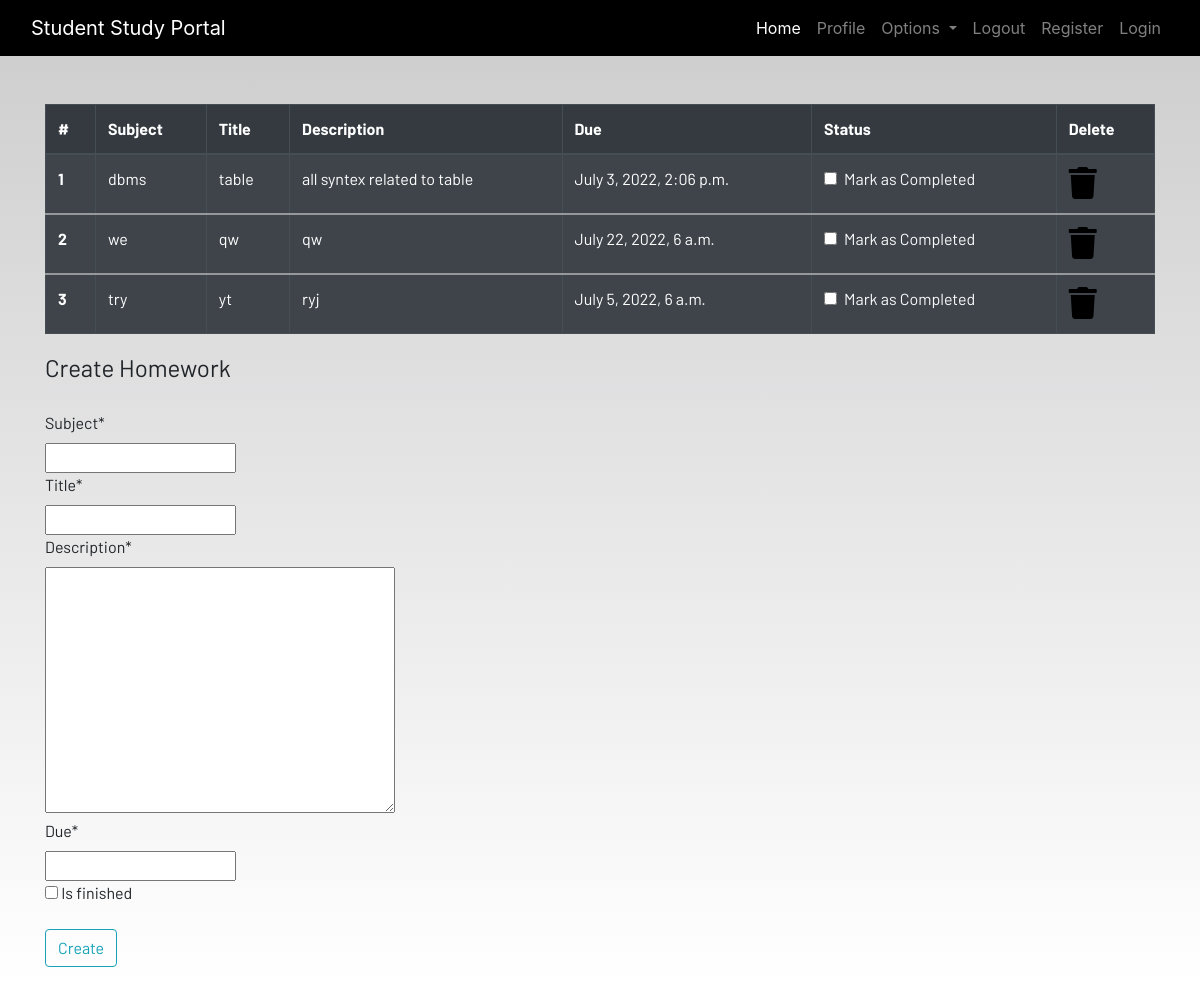
The page /homework (signed in) on the database as committed earlier.
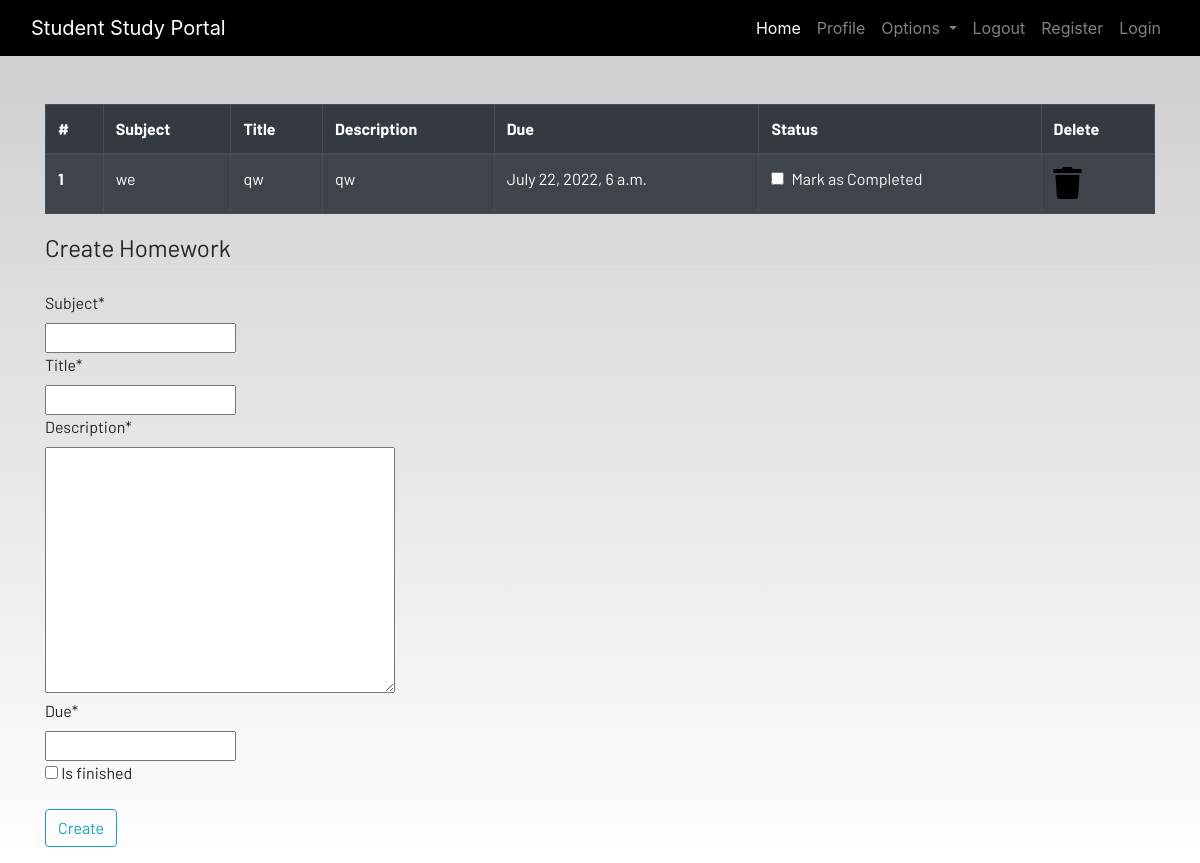
The same page on the database as committed later.
### dashboard/models.py (models this page shows, shortened)
class Homework(models.Model):
    user = models.ForeignKey(User, on_delete=models.CASCADE)
    subject = models.CharField(max_length=100)
    title = models.CharField(max_length=48)
    description = models.TextField()
    due = models.DateTimeField()
    is_finished = models.BooleanField(default=False)

### dashboard/views.py (the view)
# urls.py: path('homework', homework, name='homework'),
def homework(request):
    if request.method == "POST":
        form = HomeworkForm(request.POST)
        if form.is_valid():
            try:
                finished = request.POST['is_finished']
                finished = finished == 'on'
            except Exception:
                finished = False
            homework = Homework(
                user=request.user,
                subject=request.POST['subject'],
                title=request.POST['title'],
                description=request.POST['description'],
                is_finished=finished)
            homework.save()
            print(homework)
            messages.success(
                request, f'homework added from{request.user.username}successfully!!')
    else:
        form = HomeworkForm()
    homework = Homework.objects.filter(user=request.user)
    homework_done = len(homework) == 0
    context = {'homework': homework,
               'homework_done': homework_done, 'form': form}
    return render(request, 'homework.html', context)

### dashboard/forms.py
class HomeworkForm(forms.ModelForm):
    class Meta:
        model = Homework
        widgets = {
            'date': forms.DateInput(
                format=('%Y-%m-%d'),
                attrs={'class': 'form-control',
                       'placeholder': 'Select a date',
                       'type': 'date'
                       }),
        }
        fields = ['subject', 'title', 'description', 'due', 'is_finished']

### dashboard/templates/homework.html (shortened to what this page needs)
{% extends 'base.html' %} {% load static %} {% block content %}
<div class="container">
  {% if not homework_done %}
  <table class="table table-striped table-bordered table-hover table-dark">
    <thead>
      <tr>
        <th scope="col">#</th>
        <th scope="col">Subject</th>
        <th scope="col">Title</th>
        <th scope="col">Description</th>
        <th scope="col">Due</th>
        <th scope="col">Status</th>
        <th scope="col">Delete</th>
      </tr>
    </thead>
    {% for work in homework %}
    <tbody>
      <tr>
        <th scope="row">{{forloop.counter}}</th>
        <td>{{work.subject}}</td>
        <td>{{work.title}}</td>
        <td>{{work.description}}</td>
        <td>{{work.due}}</td>
        <td>
          <a href="#">
            <div class="form-check">
              {% if homework.is_finished == True %}
              <input
                class="form-check-input"
                type="checkbox"
                value=""
                checked
              />
              {% else %}
              <input class="form-check-input" type="checkbox" value="" />
              <label class="form-check-label text-light" for="flexCheckDefault">
                Mark as Completed
              </label>
              {% endif %}
            </div>
          </a>
        </td>
        <td>
          <a href="#"><i class="fa fa-trash fa-2x"></i></a>
        </td>
      </tr>
    </tbody>
    {% endfor %}
  </table>
  {% else %}
  <h4>All homeworks are completed!! Create to have more!!</h4>
  {% endif %}
</div>
<div class="container">
  <form method="POST">
    <fieldset class="form-group">
      <legend class="border-bottom mb-4">Create Homework</legend>
      {% load crispy_forms_tags %} {{form|crispy}}
    </fieldset>
    <div class="form-group">
      <button href="" class="btn btn-outline-info" type="submit">Create</button>
    </div>
  </form>
</div>
{% endblock content %}

### dashboard/templates/base.html (shortened to what this page needs)
<!DOCTYPE html>
{% load static %}
<html lang="en">
  <head>
    <link
      rel="stylesheet"
      href="https://stackpath.bootstrapcdn.com/bootstrap/4.3.1/css/bootstrap.min.css"
    />
    <link
      rel="stylesheet"
      href="https://use.fontawesome.com/releases/v5.7.2/css/all.css"
    />
    <link rel="stylesheet" href="{% static 'css/main.css' %}" />
  </head>
  <body>
    <header>
      <nav class="navbar navbar-expand-lg navbar-dark bg-dark">
        <div class="container-fluid">
          <a class="navbar-brand" href="#">Student Study Portal</a>
          <div
            class="collapse navbar-collapse justify-content-end"
            id="navbarSupportedContent"
          >
            <ul class="navbar-nav mb-2 mb-lg-0">
              <li class="nav-item">
                <a class="nav-link active" aria-current="page" href="#">Home</a>
              </li>
              <li class="nav-item">
                <a class="nav-link" href="#">Profile</a>
              </li>
              <li class="nav-item dropdown">
                <a
                  class="nav-link dropdown-toggle"
                  href="#"
                  id="navbarDropdown"
                  role="button"
                  data-toggle="dropdown"
                  aria-haspopup="true"
                  aria-expanded="false"
                >
                  Options
                </a>
              </li>
              <li class="nav-item">
                <a class="nav-link" href="#">Logout</a>
              </li>
              <li class="nav-item">
                <a class="nav-link" href="#">Register</a>
              </li>
              <li class="nav-item">
                <a class="nav-link" href="#">Login</a>
              </li>
            </ul>
          </div>
        </div>
      </nav>
    </header>
    <br /><br />
    <main>
       {% block content %} {% endblock content %}
    </main>
  </body>
</html>

### dashboard/static/css/main.css (style rules this page uses)
html { scroll-behavior: smooth; height: 100%; width: 100%; }
main { font-family: Barlow, Quicksand, Rubik, sans-serif, serif, 'Times New Roman', Times, serif !important; }
.navbar { background-color: rgb(0, 0, 0) !important; }
a { text-decoration: none !important; color: black; }
html, body { max-width: 100%; overflow-x: hidden; height: 100%; width: 100%; }
body { background: linear-gradient(rgba(0, 0, 0, 0.2), rgba(255, 255, 255, 0.5)); overflow-x: hidden; background-repeat: no-repeat; }
.fa { color: black; }

Rows that differ between the two databases and show on the page:
removed Homework: subject "dbms", title "table", description "all syntex related to table", due "July 3, 2022, 2:06 p.m."
removed Homework: subject "try", title "yt", description "ryj", due "July 5, 2022, 6 a.m."
